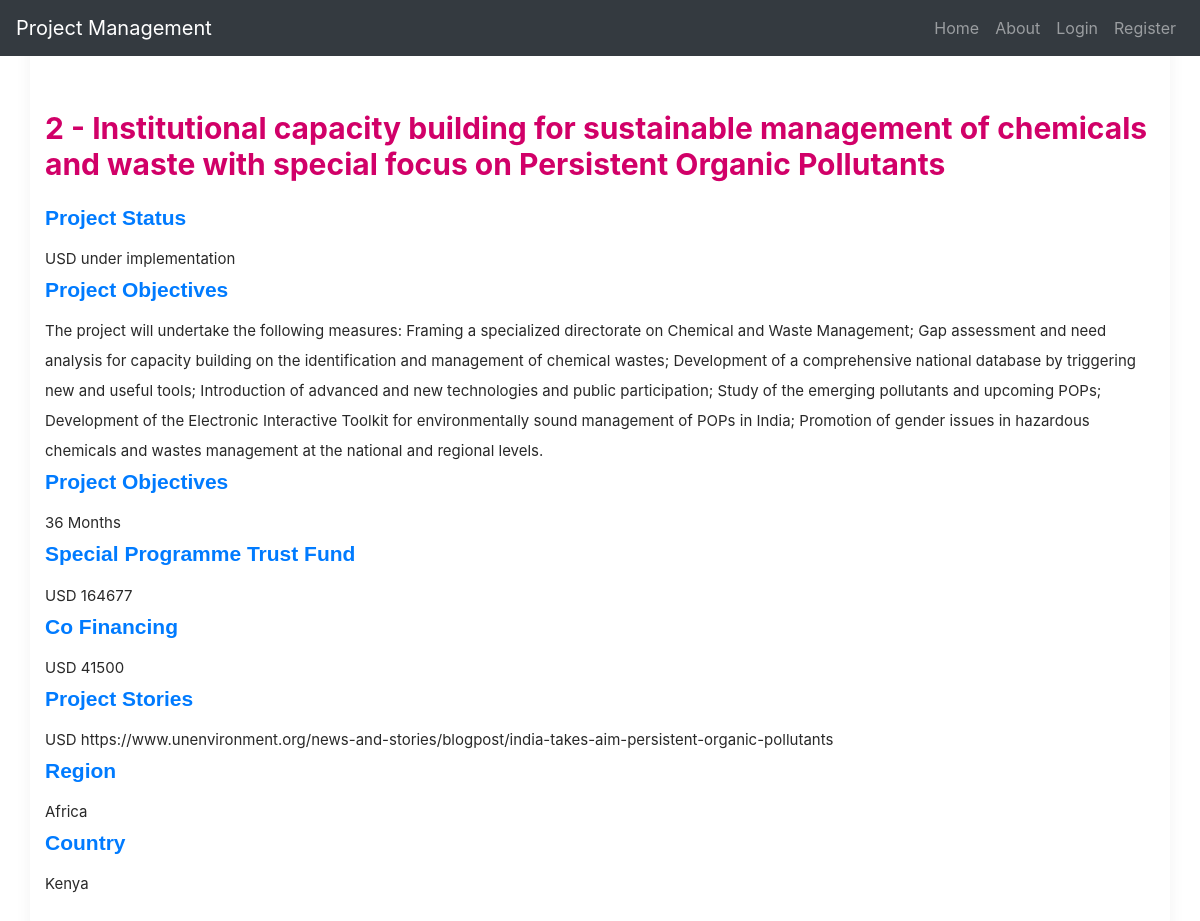
Screenshot of /project/2 with the database file from the repository.
### projectmngt/models.py (models this page shows, shortened)
class Projects(db.Model):
    __tablename__ = 'projects'
    id = db.Column(db.Integer, primary_key=True)
    project_name = db.Column(db.String, nullable=False)
    proj_objectives = db.Column(db.Text, nullable=False)
    pro_duration = db.Column(db.Integer, nullable=False)
    sptf = db.Column(db.String, nullable=False)
    co_financing = db.Column(db.Integer, nullable=False)
    pro_status = db.Column(db.String, nullable=False)
    pro_stories = db.Column(db.Text, nullable=False)
    party_id = db.Column(db.Integer, db.ForeignKey('partyto.id') , nullable=False)
    region_id = db.Column(db.Integer, db.ForeignKey('regions.id') , nullable=False)
    country_id = db.Column(db.Integer, db.ForeignKey('countries.id') , nullable=False)
    sdgs_id = db.Column(db.Integer, db.ForeignKey('sdgs.id'))
    @classmethod
    def find_one_projects(cls, id):
        return cls.query.filter_by(id = id).first()

class Regions(db.Model):
    __tablename__ = 'regions'
    id = db.Column(db.Integer, primary_key=True)
    region_name = db.Column(db.String, nullable=False)
    countries = db.relationship('Countries', backref = 'region', lazy = True)
    projects = db.relationship('Projects', backref = 'region', lazy = True)

class Countries(db.Model):
    __tablename__ = 'countries'
    id = db.Column(db.Integer, primary_key=True)
    country_name = db.Column(db.String(30), nullable=False)
    region_id = db.Column(db.Integer, db.ForeignKey('regions.id'), nullable=False)
    projects = db.relationship('Projects', backref = 'country', lazy = True)

### projectmngt/project/routes.py (the view)
@projects.route('/project/<project_id>')
def specific_project(project_id):
    spec_proj = Projects.find_one_projects(project_id)
    return render_template('specificProject.html', title = 'Project', project = spec_proj)

### projectmngt/templates/specificProject.html (shortened to what this page needs)
{% extends "layout.html" %}
{% block content %}
    <div class="container">
        <div class="gap">
        </div>
        <div class="templatesstyle__TagPageHeading-lh5u5g-6 uefLh">
            <h1 class="templatesstyle__TagName-lh5u5g-7 jyAgbM"> {{ project.id }} - {{ project.project_name }}</h1>
        </div>
        <div class="">
            <h2 class="post_title postCardMinimalstyle__PostTitle-nu583d-5 hzQACJ">
                <a href="">Project Status</a>
            </h2>
            <p class="excerpt postCardMinimalstyle__Excerpt-nu583d-6 crQIso">
                USD {{ project.pro_status }}
            </p>
        </div>
        <div class="">
            <h2 class="post_title postCardMinimalstyle__PostTitle-nu583d-5 hzQACJ">
                <a href="">Project Objectives</a>
            </h2>
            <p class="excerpt postCardMinimalstyle__Excerpt-nu583d-6 crQIso">
                {{ project.proj_objectives }}
            </p>
        </div>
        <div class="">
            <h2 class="post_title postCardMinimalstyle__PostTitle-nu583d-5 hzQACJ">
                <a href="">Project Objectives</a>
            </h2>
            <p class="excerpt postCardMinimalstyle__Excerpt-nu583d-6 crQIso">
                {{ project.pro_duration }} Months
            </p>
        </div>
        <div class="">
            <h2 class="post_title postCardMinimalstyle__PostTitle-nu583d-5 hzQACJ">
                <a href="">Special Programme Trust Fund</a>
            </h2>
            <p class="excerpt postCardMinimalstyle__Excerpt-nu583d-6 crQIso">
                USD {{ project.sptf }}
            </p>
        </div>
        <div class="">
            <h2 class="post_title postCardMinimalstyle__PostTitle-nu583d-5 hzQACJ">
                <a href="">Co Financing</a>
            </h2>
            <p class="excerpt postCardMinimalstyle__Excerpt-nu583d-6 crQIso">
                USD {{ project.co_financing }}
            </p>
        </div>
        <div class="">
            <h2 class="post_title postCardMinimalstyle__PostTitle-nu583d-5 hzQACJ">
                <a href="">Project Stories</a>
            </h2>
            <p class="excerpt postCardMinimalstyle__Excerpt-nu583d-6 crQIso">
                USD {{ project.pro_stories }}
            </p>
        </div>
        <div class="">
            <h2 class="post_title postCardMinimalstyle__PostTitle-nu583d-5 hzQACJ">
                <a href="">Region</a>
            </h2>
            <p class="excerpt postCardMinimalstyle__Excerpt-nu583d-6 crQIso">
                {{ project.region.region_name}}
            </p>
        </div>
        <div class="">
            <h2 class="post_title postCardMinimalstyle__PostTitle-nu583d-5 hzQACJ">
                <a href="">Country</a>
            </h2>
            <p class="excerpt postCardMinimalstyle__Excerpt-nu583d-6 crQIso">
                {{ project.country.country_name}}
            </p>
        </div>
        <div class="gap">
        </div>
    </div>
{% endblock content %}

### projectmngt/static/css/style.css (style rules this page uses)
.gap { height: 40px; margin-bottom: 70px; }
p { margin-bottom: 0px; font-size: 15px; color: #777; }
h2 { line-height: 1.66; margin: 0; padding: 0; font-weight: bold; color: #222; font-family: Poppins; font-size: 36px; }
body { font-size: 13px; line-height: 1.8; color: #222; background: #f8f8f8; font-weight: 400; font-family: Poppins; }
.container { width: 900px; background: #fff; margin: 0 auto; box-shadow: 0px 15px 16.83px 0.17px rgba(0, 0, 0, 0.05); -moz-box-shadow: 0px 15px 16.83px 0.17px rgba(0, 0, 0, 0.05); -webkit-box-shadow: 0px 15px 16.83px 0.17px rgba(0, 0, 0, 0.05); -o-box-shadow: 0px 15px 16.83px 0.17px rgba(0, 0, 0, 0.05); -ms-box-shadow: 0px 15px 16.83px 0.17px rgba(0, 0, 0, 0.05); border-radius: 20px; -moz-border-radius: 20px; -webkit-border-radius: 20px; -o-border-radius: 20px; -ms-border-radius: 20px; }
@media screen and (max-width: 1200px) { .container { width: calc( 100% - 30px); max-width: 100%; } }
@media screen and (min-width: 1024px) { .container { max-width: 1200px; } }

### projectmngt/static/project.css (style rules this page uses)
.hzQACJ { font-size: 21px; font-weight: 700; color: rgb(41, 41, 41); line-height: 1.53; margin-bottom: 10px; font-family: "Fira Sans", sans-serif; }
.crQIso { font-size: 15px; color: rgb(41, 41, 41); font-weight: 400; line-height: 2; margin-bottom: 0px; }
.uefLh { font-size: 15px; font-weight: 400; margin-bottom: 20px; margin-top: 20px; position: relative; }
.jyAgbM { font-size: 30px; font-weight: 700; color: rgb(209, 0, 104); margin-bottom: 8px; }

### rows the page displays
Projects: id "2", project_name "Institutional capacity building for sustainable management of chemicals and waste with special focus on Persistent Organic Pollutants", pro_status "under implementation", proj_objectives "The project will undertake the following measures: Framing a specialized directorate on Chemical and Waste Management; Gap assessment and need analysis for capacity building on the identification and management of chemical wastes; Development of a comprehensive national database by triggering new and useful tools; Introduction of advanced and new technologies and public participation; Study of the emerging pollutants and upcoming POPs; Development of the Electronic Interactive Toolkit for environmentally sound management of POPs in India; Promotion of gender issues in hazardous chemicals and wastes management at the national and regional levels.", pro_duration "36", sptf "164677", co_financing "41500", pro_stories "https://www.unenvironment.org/news-and-stories/blogpost/india-takes-aim-persistent-organic-pollutants"
Regions: region.region_name "Africa"
Countries: country.country_name "Kenya"
